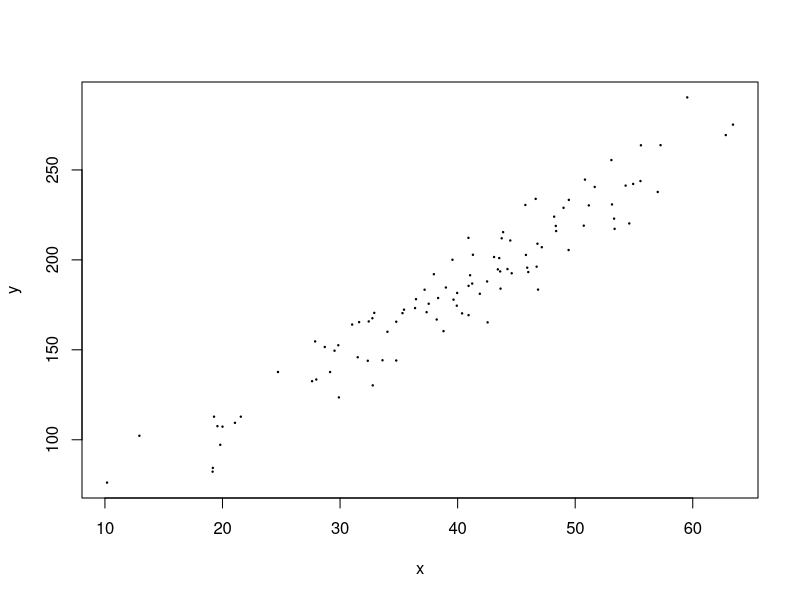

Here is the R script that generated this plot:

###########################
#                         #
#   Team Assignment 1     #
#                         #
###########################

## Please submit one set of answers per team.            ##
## Your answers may be submitted as an annotated R file. ##
###########################################################

## Start with given x-values
x <- read.table("teamassign01data.txt")[,1]
x

## Generate corresponding y-values according to the model y ~ 25 + 4x + e, where e~N(0,var=12^2)
y <- 25 + 4*x + rnorm(100, mean=0, sd = 12)

## Plot the relationship
plot(x,y, pch=20, cex=0.3)


#################
## Question 1: ##
#################

 
df = data.frame(x,y)

bp.lm <- lm(y~x, data=df)
class(coef(bp.lm))
summary(bp.lm)

y_pred <- coef(bp.lm)[1] + coef(bp.lm)[2] * 18

sum(bp.lm$residuals^2)/98 

anova(bp.lm)

# Using the (x,y) from above, generate a linear model. 
#
#   (a) Report the coefficients hat(beta_0) and hat(beta_1).
#   (b) Report the predicted value of y for x=18.
#   (c) Report MS_Res.


#################
## Question 2: ##
#################

# Generate the linear model requested in Question 1 1000 times. Create a new vector of y-values 
# for each repetition.
ytemp=list()
for (i in 1:1000){
  # for each iteration, create a new vector of y-values
  ytemp[i] <-  data.frame(25 + 4*x + rnorm(100, mean=0, sd = 12))
  # for each iteration, use x & y for that iteration to generate a linear model
}
#
#   (a) Determine and report the mean and variance of the generated coefficients.
#   (b) Based on theoretical considerations, what should the mean and variance of the  
#       generated coefficients be? Explain your answer.
#   (c) Find a 95% confidence interval centered at each coefficient. Determine and report  
#       the percentage of intervals that contain the true value of the coefficient. 
#       What should the percentage be?
#   (d) Carry out the hypothesis test H0: beta_1 = 4 vs H1: beta_1 not= 4 at a 5% significance level. 
#       Determine and report the proportion of times that the null hypothesis is rejected, 
#       implying that beta_1 not= 4.
#   (e) For each set of coefficients, find a 95% confidence interval for the mean
#       response associated with x = 18. Determine and report the percentage of your
#       intervals that contain the true value. What should the percentage be?
#   (f) For each estimated mean response from part (d), find a corresponding
#       95% prediction interval for the response y. Generate one random response y based 
#       on the true model. Determine and report the percentage of intervals that contain the response.
#       What should the percentage be?
#   (g) Find and report a 95% confidence interval for sigma^2 by finding the 2.5th and 97.5th 
#       percentiles of the generated values of MS_Res to give the lower and upper confidence limits.

